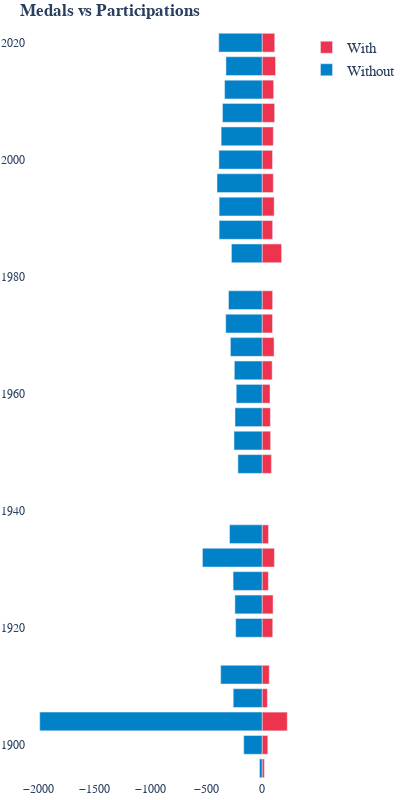

The code cell stored with this chart in its notebook:
### Code cell
#fig = px.bar(df, x="count", y="year", color="medal", title="<b>Medals vs Participations", width=400, height=800, orientation='h', color_discrete_map={'With': '#EE334E', 'Without': '#0081C8'})
colors = ['#EE334E', '#0081C8']

fig = go.Figure()

fig.add_trace(go.Bar(
        x = df_with["count"],
        y = df_with.year,
        name = 'With',
        orientation = 'h',
        marker_color=colors[0]
))

fig.add_trace(go.Bar(
        x = df_without["count"],
        y = df_without.year,
        name = 'Without',
        orientation = 'h',
        marker_color=colors[1]
))

fig.update_layout(xaxis=dict(tickformat='(.0f'), barmode = 'relative', font_family= 'Cabin', title = '<b>Medals vs Participations', paper_bgcolor="white",plot_bgcolor="white", width=400, height=800
)

fig.update_layout(font_family= 'Cabin',autosize = False,legend=dict(yanchor="top", xanchor="left", font=dict(size=15)), margin=dict(l=1, r=2, b=20, t=31, pad=0))


fig.show()

### Figure 1 — Plotly figure (JSON) as saved in the notebook; plotly's stock layout.template omitted (floating-point values rounded to 4 significant figures)
{"data": [{"marker": {"color": "#EE334E"}, "name": "With", "orientation": "h", "type": "bar", "x": [20, 51, 225, 47, 64, 95, 98, 56, 110, 57, 83, 76, 74, 71, 90, 107, 93, 94, 174, 94, 108, 100, 93, 100, 112, 103, 120, 113], "y": [1896, 1900, 1904, 1908, 1912, 1920, 1924, 1928, 1932, 1936, 1948, 1952, 1956, 1960, 1964, 1968, 1972, 1976, 1984, 1988, 1992, 1996, 2000, 2004, 2008, 2012, 2016, 2020]}, {"marker": {"color": "#0081C8"}, "name": "Without", "orientation": "h", "type": "bar", "x": [-23, -164, -1988, -258, -370, -236, -243, -259, -533, -291, -216, -251, -242, -231, -248, -283, -325, -300, -274, -384, -384, -403, -386, -366, -354, -335, -323, -387], "y": [1896, 1900, 1904, 1908, 1912, 1920, 1924, 1928, 1932, 1936, 1948, 1952, 1956, 1960, 1964, 1968, 1972, 1976, 1984, 1988, 1992, 1996, 2000, 2004, 2008, 2012, 2016, 2020]}], "layout": {"autosize": false, "barmode": "relative", "font": {"family": "Cabin"}, "height": 800, "legend": {"font": {"size": 15}, "xanchor": "left", "yanchor": "top"}, "margin": {"b": 20, "l": 1, "pad": 0, "r": 2, "t": 31}, "paper_bgcolor": "white", "plot_bgcolor": "white", "title": {"text": "<b>Medals vs Participations"}, "width": 400, "xaxis": {"tickformat": "(.0f"}}}
